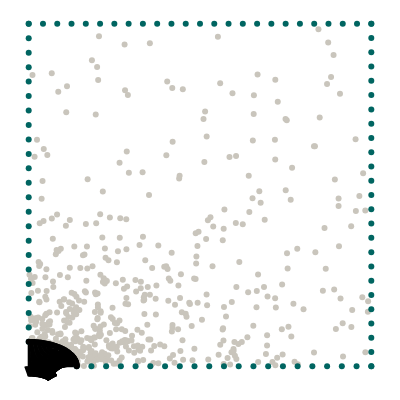

Notebook code cell kept with this figure:
### Code cell
import torch
from torch.optim.lr_scheduler import StepLR, ExponentialLR, MultiStepLR
import numpy as np
from scipy.stats import qmc
from plotly.express.colors import sequential
import plotly.graph_objects as go
import plotly.figure_factory as ff
from tqdm import tqdm
import matplotlib.pyplot as plt
from scipy.interpolate import interp1d

from global_constants import L, R, MU, LBD, N1, N2

torch.set_default_dtype(torch.float32)
device = torch.device('cuda' if torch.cuda.is_available() else 'cpu')

# Elliptical axis in x direction
Rx = 0.14
# Elliptical axis in y direction
Ry = R**2 / Rx
# Number of points for one boundary 
N = 25
# Number of collocation points
collo_number = 512

# Number of hidden neurons
hn = 30 #previous value hn->50

# Weight of PDE loss
# W_PDE = 0.00001 #previous value -> 0.001
# # Weight of Neumann loss
# W_NEU = 0.0005 #previous value -> 0.05 
# # Weight of data losses
# W_STRESS = 0.0
# W_DISP = 0.0


# Load reference data
data_input = torch.as_tensor(
    np.loadtxt(f"data/inputs_Rx={Rx}.csv", delimiter=","), device=device
)
print(torch.cuda.is_available())
print(device)
data_output = torch.as_tensor(
    np.loadtxt(f"data/outputs_Rx={Rx}.csv", delimiter=","), device=device
)

# Create collocation points
points = L * qmc.LatinHypercube(d=2).random(N**4)
mask = (((points[:, 0] ** 2) / (Rx**2)) + ((points[:, 1] ** 2) / (Ry**2))) > 1
valid_points = points[mask]
density = 1 / (valid_points[:,0]**2 / Rx**2 + valid_points[:,1]**2 / Ry**2)
selected_points = np.random.choice(len(valid_points[:,0]), size= collo_number, replace= False,  p = density / np.sum(density))
collocation = torch.tensor(valid_points[selected_points], requires_grad=True, device=device)
print(device)

# Boundary points
x_top = torch.linspace(0, L, N, requires_grad=True)
y_top = L * torch.ones((N, 1), requires_grad=True)
top = torch.column_stack([x_top, y_top])
top = top.to(device)

NN = int(N * (L - Rx) / L)
x_bottom = torch.linspace(Rx, L, NN)
y_bottom = torch.zeros((NN, 1))
bottom = torch.column_stack([x_bottom, y_bottom])
bottom = bottom.to(device)

NN = int(N * (L - Ry) / L)
x_left = torch.zeros((NN, 1))
y_left = torch.linspace(Ry, L, NN)
left = torch.column_stack([x_left, y_left])
left = left.to(device)

x_right = L * torch.ones((N, 1))
y_right = torch.linspace(0, L, N)
right = torch.column_stack([x_right, y_right])
right = right.to(device)

phi = np.linspace(0, 0.5 * np.pi, int(5*N * np.pi * Rx / L))
x_hole = torch.tensor(Rx * np.cos(phi), requires_grad=True)
y_hole = torch.tensor(Ry * np.sin(phi), requires_grad=True)
n_hole = torch.tensor(np.stack([-Ry * np.cos(phi), -Rx * np.sin(phi)]).T)
n_hole = n_hole / torch.linalg.norm(n_hole, axis=1)[:, None]
hole = torch.column_stack([x_hole, y_hole])
hole = hole.float()
n_hole = n_hole.float()
hole = hole.to(device)
n_hole = n_hole.to(device)

# Visualize geometry
with torch.no_grad():
    mode = "markers"
    gray = dict(color="#C9C5BC")
    green = dict(color="#006561")
    black = dict(color="black")
    fig = ff.create_quiver(hole[:, 0].cpu(), hole[:, 1].cpu(), n_hole[:, 0].cpu(), n_hole[:, 1].cpu(), marker=black)
    fig.add_trace(go.Scatter(x=collocation[:, 0].cpu(), y=collocation[:, 1].cpu(), mode=mode, marker=gray))
    fig.add_trace(go.Scatter(x=top[:, 0].cpu(), y=top[:, 1].cpu(), mode=mode, marker=green))
    fig.add_trace(go.Scatter(x=bottom[:, 0].cpu(), y=bottom[:, 1].cpu(), mode=mode, marker=green))
    fig.add_trace(go.Scatter(x=left[:, 0].cpu(), y=left[:, 1].cpu(), mode=mode, marker=green))
    fig.add_trace(go.Scatter(x=right[:, 0].cpu(), y=right[:, 1].cpu(), mode=mode, marker=green))
    fig.add_trace(go.Scatter(x=hole[:, 0].cpu(), y=hole[:, 1].cpu(), mode=mode, marker=black))
    fig.layout.yaxis.scaleanchor = "x"
    fig.update_layout(
        template="none",
        width=400,
        height=400,
        margin=dict(l=0, r=0, b=0, t=0),
        showlegend=False,
    )
    fig.update_xaxes(visible=False)
    fig.update_yaxes(visible=False)
    fig.show()

### Figure 1 — Plotly figure (JSON) as saved in the notebook; plotly's stock layout.template omitted (floating-point values rounded to 4 significant figures; data arrays with more than 128 entries replaced by an {"elided": "..."} marker saying what was removed)
{"data": [{"marker": {"color": "black"}, "mode": "lines", "type": "scatter", "x": {"elided": "378 float values"}, "y": {"elided": "378 float values"}}, {"marker": {"color": "#C9C5BC"}, "mode": "markers", "type": "scatter", "x": {"elided": "512 float values"}, "y": {"elided": "512 float values"}}, {"marker": {"color": "#006561"}, "mode": "markers", "type": "scatter", "x": [0, 0.04167, 0.08333, 0.125, 0.1667, 0.2083, 0.25, 0.2917, 0.3333, 0.375, 0.4167, 0.4583, 0.5, 0.5417, 0.5833, 0.625, 0.6667, 0.7083, 0.75, 0.7917, 0.8333, 0.875, 0.9167, 0.9583, 1], "y": [1, 1, 1, 1, 1, 1, 1, 1, 1, 1, 1, 1, 1, 1, 1, 1, 1, 1, 1, 1, 1, 1, 1, 1, 1]}, {"marker": {"color": "#006561"}, "mode": "markers", "type": "scatter", "x": [0.14, 0.183, 0.226, 0.269, 0.312, 0.355, 0.398, 0.441, 0.484, 0.527, 0.57, 0.613, 0.656, 0.699, 0.742, 0.785, 0.828, 0.871, 0.914, 0.957, 1], "y": [0, 0, 0, 0, 0, 0, 0, 0, 0, 0, 0, 0, 0, 0, 0, 0, 0, 0, 0, 0, 0]}, {"marker": {"color": "#006561"}, "mode": "markers", "type": "scatter", "x": [0, 0, 0, 0, 0, 0, 0, 0, 0, 0, 0, 0, 0, 0, 0, 0, 0, 0, 0, 0, 0, 0, 0], "y": [0.07143, 0.1136, 0.1558, 0.1981, 0.2403, 0.2825, 0.3247, 0.3669, 0.4091, 0.4513, 0.4935, 0.5357, 0.5779, 0.6201, 0.6623, 0.7045, 0.7468, 0.789, 0.8312, 0.8734, 0.9156, 0.9578, 1]}, {"marker": {"color": "#006561"}, "mode": "markers", "type": "scatter", "x": [1, 1, 1, 1, 1, 1, 1, 1, 1, 1, 1, 1, 1, 1, 1, 1, 1, 1, 1, 1, 1, 1, 1, 1, 1], "y": [0, 0.04167, 0.08333, 0.125, 0.1667, 0.2083, 0.25, 0.2917, 0.3333, 0.375, 0.4167, 0.4583, 0.5, 0.5417, 0.5833, 0.625, 0.6667, 0.7083, 0.75, 0.7917, 0.8333, 0.875, 0.9167, 0.9583, 1]}, {"marker": {"color": "black"}, "mode": "markers", "type": "scatter", "x": [0.14, 0.1399, 0.1398, 0.1394, 0.139, 0.1385, 0.1378, 0.137, 0.1361, 0.135, 0.1339, 0.1326, 0.1312, 0.1297, 0.1281, 0.1264, 0.1246, 0.1226, 0.1205, 0.1184, 0.1161, 0.1137, 0.1113, 0.1087, 0.1061, 0.1033, 0.1005, 0.09752, 0.0945, 0.0914, 0.08821, 0.08495, 0.08162, 0.07821, 0.07474, 0.07119, 0.06759, 0.06393, 0.06021, 0.05644, 0.05262, 0.04875, 0.04484, 0.04089, 0.0369, 0.03288, 0.02884, 0.02476, 0.02067, 0.01656, 0.01243, 0.008294, 0.004149, 8.573e-18], "y": [0, 0.002117, 0.004231, 0.006343, 0.008448, 0.01055, 0.01264, 0.01471, 0.01678, 0.01883, 0.02086, 0.02288, 0.02487, 0.02684, 0.02879, 0.03072, 0.03262, 0.03449, 0.03632, 0.03813, 0.0399, 0.04164, 0.04334, 0.04501, 0.04663, 0.04821, 0.04975, 0.05125, 0.0527, 0.05411, 0.05547, 0.05678, 0.05803, 0.05924, 0.0604, 0.0615, 0.06255, 0.06355, 0.06449, 0.06537, 0.06619, 0.06696, 0.06767, 0.06831, 0.0689, 0.06943, 0.0699, 0.0703, 0.07065, 0.07093, 0.07115, 0.0713, 0.0714, 0.07143]}], "layout": {"height": 400, "hovermode": "closest", "margin": {"b": 0, "l": 0, "r": 0, "t": 0}, "showlegend": false, "width": 400, "xaxis": {"visible": false}, "yaxis": {"scaleanchor": "x", "visible": false}}}
